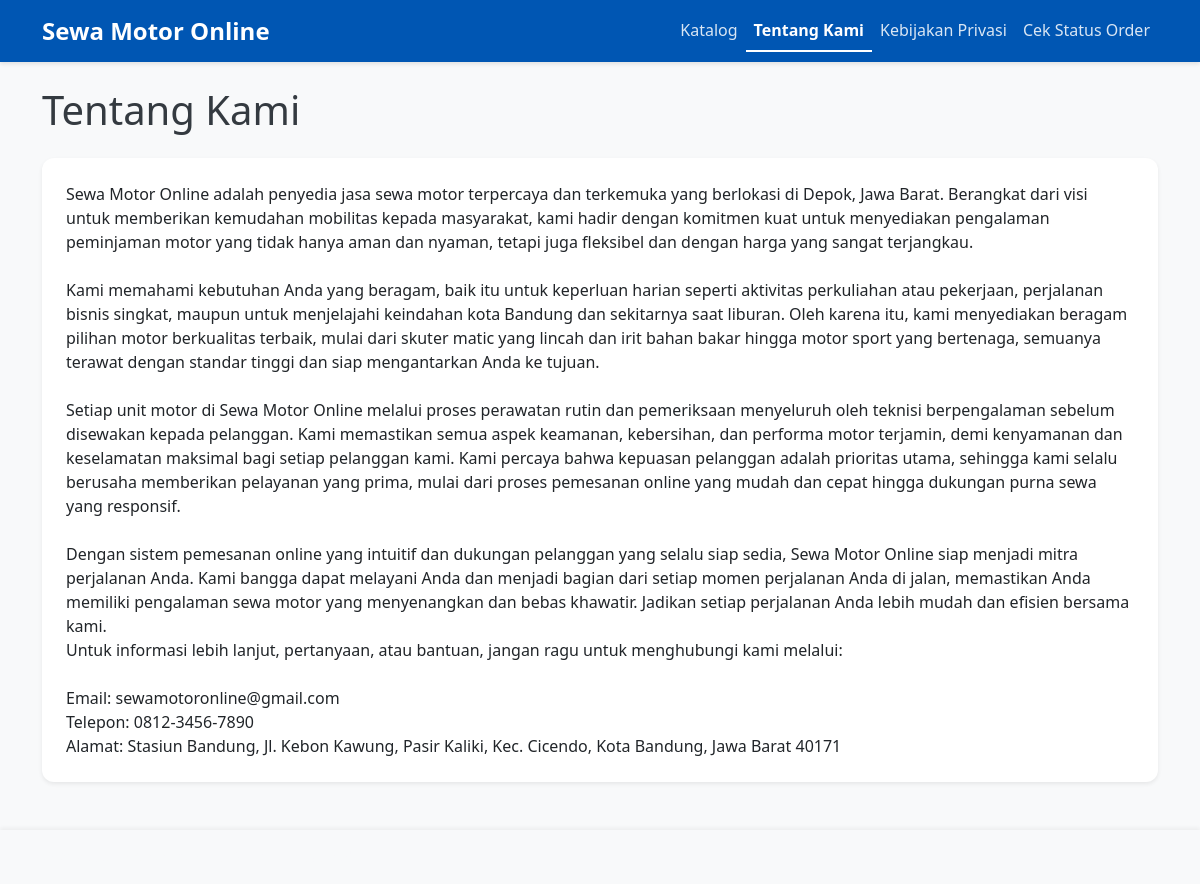
Page /page.php?title=Tentang+Kami on the committed database.
### tables this page shows
CREATE TABLE `website_profile` (
  `id` int(11) NOT NULL,
  `title` varchar(100) NOT NULL,
  `content` text DEFAULT NULL,
  `last_updated_at` timestamp NOT NULL DEFAULT current_timestamp() ON UPDATE current_timestamp()
);

### app/core/Database.php (called while the page is built, shortened)
<?php
class Database {
    private static $instance = null;
    private $conn;
    private function __construct() {
        $dsn = "mysql:host=" . DB_HOST . ";dbname=" . DB_NAME;
        $options = [
            PDO::ATTR_ERRMODE            => PDO::ERRMODE_EXCEPTION,
            PDO::ATTR_DEFAULT_FETCH_MODE => PDO::FETCH_ASSOC,
            PDO::ATTR_EMULATE_PREPARES   => false,
        ];
        try {
            $this->conn = new PDO($dsn, DB_USER, DB_PASS, $options);
        } catch (PDOException $e) {
            die("Koneksi database gagal: " . $e->getMessage());
        }
    }
    public static function getInstance() {
        if (!self::$instance) {
            self::$instance = new Database();
        }
        return self::$instance;
    }
    public function getConnection() {
        return $this->conn;
    }
}
?>

### app/models/WebsiteProfile.php (called while the page is built, shortened)
<?php
require_once __DIR__ . '/../core/Database.php';
class WebsiteProfile {
    private $db;
    public function __construct() {
        $this->db = Database::getInstance()->getConnection();
    }
    public function getAllProfiles() {
        $stmt = $this->db->query("SELECT * FROM website_profile ORDER BY id ASC");
        return $stmt->fetchAll();
    }
    public function getProfileByTitle($title) {
        $stmt = $this->db->prepare("SELECT * FROM website_profile WHERE title = ?");
        $stmt->execute([$title]);
        return $stmt->fetch();
    }
}
?>

### public/page.php (the view, shortened to what this page needs)
<?php
require_once __DIR__ . '/../app/models/WebsiteProfile.php';
$profileModel = new WebsiteProfile();
$profileData = null;
$allProfiles = $profileModel->getAllProfiles();
$requested_title = isset($_GET['title']) ? htmlspecialchars(trim($_GET['title'])) : '';
if (!empty($requested_title)) {
    $profileData = $profileModel->getProfileByTitle($requested_title);
}
if (!$profileData) {
    $page_title = 'Halaman Tidak Ditemukan';
    $page_content = 'Maaf, konten yang Anda cari tidak tersedia atau belum diisi oleh administrator.';
} else {
    $page_title = $profileData['title'];
    $page_content = $profileData['content'];
}
$current_page = basename($_SERVER['PHP_SELF']);
?>
<!DOCTYPE html>
<html lang="id">
<head>
    <link href="https://cdn.jsdelivr.net/npm/bootstrap@5.3.3/dist/css/bootstrap.min.css" rel="stylesheet">
    <link rel="stylesheet" href="assets/css/style.css">
</head>
<body>
    <nav class="navbar navbar-expand-lg navbar-dark bg-primary">
        <div class="container">
            <a class="navbar-brand" href="index.php">Sewa Motor Online</a>
            <div class="collapse navbar-collapse" id="navbarNav">
                <ul class="navbar-nav ms-auto">
                    <li class="nav-item">
                        <a class="nav-link <?php echo ($current_page == 'index.php' && empty($requested_title)) ? 'active' : ''; ?>" href="index.php">Katalog</a>
                    </li>
                    <?php
                    if (!empty($allProfiles)) {
                        foreach ($allProfiles as $profile) {
                            $profile_url_title = urlencode($profile['title']);
                            $is_active = ($current_page == 'page.php' && $requested_title == $profile['title']) ? 'active' : '';
                            echo '<li class="nav-item">';
                            echo '<a class="nav-link ' . $is_active . '" href="page.php?title=' . htmlspecialchars($profile_url_title) . '">' . htmlspecialchars($profile['title']) . '</a>';
                            echo '</li>';
                        }
                    }
                    ?>
                    <li class="nav-item">
                        <a class="nav-link <?php echo ($current_page == 'check_order.php') ? 'active' : ''; ?>" href="check_order.php">Cek Status Order</a>
                    </li>
                </ul>
            </div>
        </div>
    </nav>
    <div class="container mt-4">
        <h1 class="mb-4"><?php echo htmlspecialchars($page_title); ?></h1>
        <div class="card p-4 shadow-sm">
            <?php
            echo nl2br(htmlspecialchars($page_content));
            ?>
        </div>
    </div>
    <footer class="bg-light text-center text-lg-start mt-5 py-3">
        <div class="container">
            <p>&copy; <?php echo date('Y'); ?> Sewa Motor Online. All rights reserved.</p>
        </div>
    </footer>
</body>
</html>

### public/assets/css/style.css (style rules this page uses)
body { font-family: 'Segoe UI', Tahoma, Geneva, Verdana, sans-serif; background-color: #f8f9fa; color: #343a40; }
.navbar { background-color: #0056b3 !important; box-shadow: 0 2px 4px rgba(0, 0, 0, 0.1); }
.navbar-brand { font-weight: 700; font-size: 1.5rem; }
.navbar-nav .nav-link { color: rgba(255, 255, 255, 0.85) !important; transition: color 0.3s ease; }
.navbar-nav .nav-link.active { font-weight: 600; color: #ffffff !important; border-bottom: 2px solid #ffffff; }
.card { border: none; border-radius: 12px; overflow: hidden; transition: transform 0.3s ease, box-shadow 0.3s ease; }
footer { background-color: #343a40; color: #f8f9fa; padding: 25px 0; margin-top: 50px; box-shadow: 0 -2px 4px rgba(0, 0, 0, 0.05); }
footer p { margin-bottom: 0; font-size: 0.9rem; }

### rows in the picture
website_profile: title "Tentang Kami", content "Sewa Motor Online adalah penyedia jasa sewa motor terpercaya dan terkemuka yang berlokasi di Depok, Jawa Barat. Berangkat dari visi untuk memberikan kemudahan mobilitas kepada masyarakat, kami hadir dengan komitmen kuat untuk menyediakan pengalaman peminjaman motor yang tidak hanya aman dan nyaman, tetapi juga fleksibel dan dengan harga yang sangat terjangkau. Kami memahami kebutuhan Anda yang beragam, baik itu untuk keperluan harian seperti aktivitas perkuliahan atau pekerjaan, perjalanan bisnis singkat, maupun untuk menjelajahi keindahan kota Bandung dan sekitarnya saat liburan. Oleh karena itu, kami menyediakan beragam pilihan motor berkualitas terbaik, mulai dari skuter matic yang…"
website_profile: title "Kebijakan Privasi"
